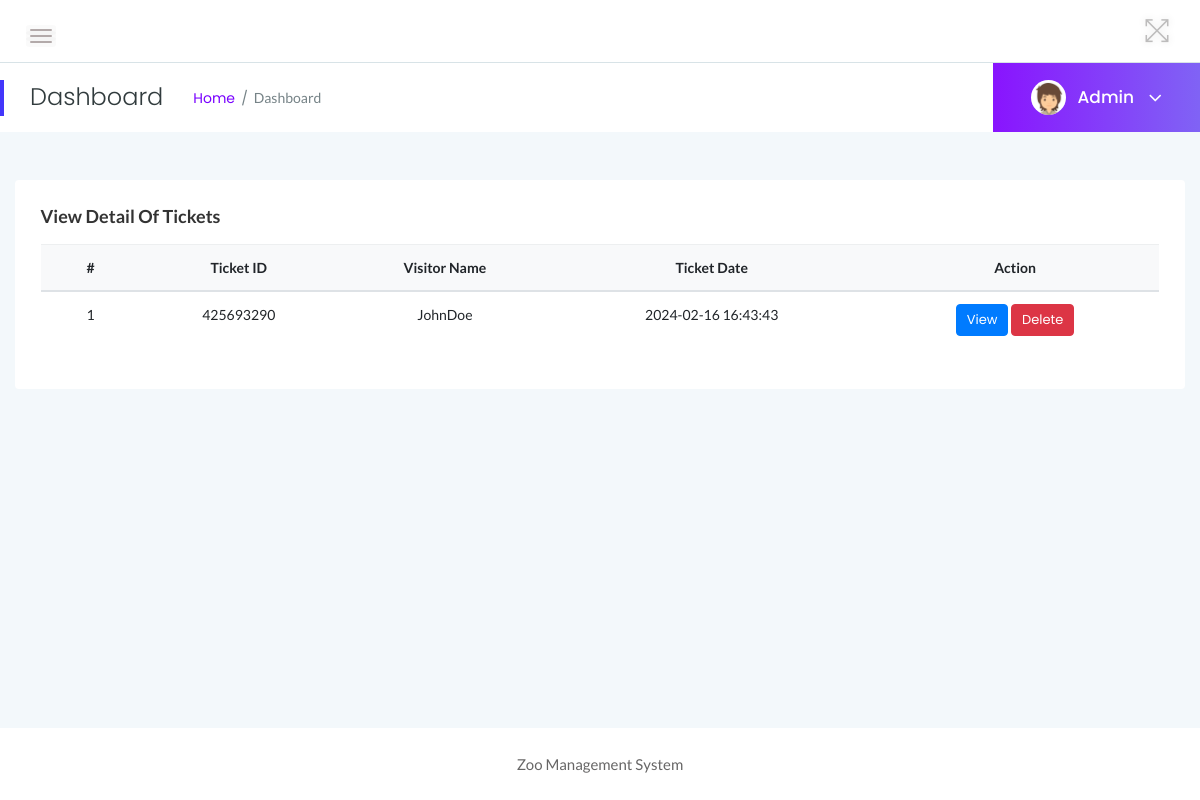
Page /zms/admin/manage-foreigners-ticket.php (signed in) on the committed database.
### tables this page shows
CREATE TABLE `tblticforeigner` (
  `ID` int(10) NOT NULL,
  `TicketID` varchar(200) DEFAULT NULL,
  `visitorName` varchar(250) DEFAULT NULL,
  `NoAdult` int(10) DEFAULT NULL,
  `NoChildren` int(10) DEFAULT NULL,
  `AdultUnitprice` varchar(50) DEFAULT NULL,
  `ChildUnitprice` varchar(50) DEFAULT NULL,
  `PostingDate` timestamp NULL DEFAULT current_timestamp()
);

### zms/admin/manage-foreigners-ticket.php (the view, shortened to what this page needs)
<?php
include('includes/dbconnection.php');
if (strlen($_SESSION['zmsaid']==0)) {
  header('location:logout.php');
  } else{
?>
<!doctype html>
<html class="no-js" lang="en">
<head>
    <link rel="stylesheet" href="assets/css/bootstrap.min.css">
    <link rel="stylesheet" href="assets/css/font-awesome.min.css">
    <link rel="stylesheet" href="assets/css/themify-icons.css">
    <link rel="stylesheet" href="assets/css/metisMenu.css">
    <link rel="stylesheet" href="assets/css/owl.carousel.min.css">
    <link rel="stylesheet" href="assets/css/slicknav.min.css">
    <link rel="stylesheet" href="https://www.amcharts.com/lib/3/plugins/export/export.css" type="text/css" media="all" />
    <link rel="stylesheet" type="text/css" href="https://cdn.datatables.net/1.10.19/css/jquery.dataTables.css">
    <link rel="stylesheet" type="text/css" href="https://cdn.datatables.net/1.10.18/css/dataTables.bootstrap4.min.css">
    <link rel="stylesheet" type="text/css" href="https://cdn.datatables.net/responsive/2.2.3/css/responsive.bootstrap.min.css">
    <link rel="stylesheet" type="text/css" href="https://cdn.datatables.net/responsive/2.2.3/css/responsive.jqueryui.min.css">
    <link rel="stylesheet" href="assets/css/typography.css">
    <link rel="stylesheet" href="assets/css/default-css.css">
    <link rel="stylesheet" href="assets/css/styles.css">
    <link rel="stylesheet" href="assets/css/responsive.css">
</head>
<body>
    <div class="page-container">
        <div class="main-content">
          <?php include_once('includes/header.php');?>
            <?php include_once('includes/pagetitle.php');?>
            <div class="main-content-inner">
                <div class="row">
                    <div class="col-12 mt-5">
                        <div class="card">
                            <div class="card-body">
                                <h4 class="header-title">View Detail of Tickets</h4>
                                <div class="data-tables">
                                    <table  class="table text-center">
                                        <thead class="bg-light text-capitalize">
                                            <tr>
                                                <th>#</th>
                                                <th>Ticket ID</th>
                                                <th>Visitor Name</th>
                                                <th>Ticket Date</th>
                                                <th>Action</th>
                                            </tr>
                                        </thead>
                                        <?php
$ret=mysqli_query($con,"select * from tblticforeigner order by ID desc");
$cnt=1;
while ($row=mysqli_fetch_array($ret)) {
?>
                                        <tbody>
          <tr>
            <td width="100"><?php echo $cnt;?></td>
                  <td><?php  echo $row['TicketID'];?></td>
                  <td><?php  echo $row['visitorName'];?></td>
                  <td ><?php  echo $row['PostingDate'];?></td>
                  <td><a href="view-foreigner-ticket.php?viewid=<?php echo $row['ID'];?>" class="btn btn-primary btn-xs">View</a>
                             <a href="manage-foreigners-ticket.php?id=<?php echo $row['ID']?>&del=delete" onClick="return confirm('Are you sure you want to delete?')" class="btn btn-danger btn-xs">Delete</a>
                </tr>
                <?php
$cnt=$cnt+1;
}?>
 </tbody>
                                    </table>
                                </div>
                            </div>
                        </div>
                    </div>
                </div>
            </div>
        </div>
        <?php include_once('includes/footer.php');?>
    </div>
</body>
</html>
<?php }  ?>

### zms/admin/includes/pagetitle.php (shortened to what this page needs)
<?php
include('includes/dbconnection.php');
?>
<div class="page-title-area">
                <div class="row align-items-center">
                    <div class="col-sm-6">
                        <div class="breadcrumbs-area clearfix">
                            <h4 class="page-title pull-left">Dashboard</h4>
                            <ul class="breadcrumbs pull-left">
                                <li><a href="dashboard.php">Home</a></li>
                                <li><span>Dashboard</span></li>
                            </ul>
                        </div>
                    </div>
                    <div class="col-sm-6 clearfix">
                        <div class="user-profile pull-right">
                            <img class="avatar user-thumb" src="assets/images/author/avatar.png" alt="avatar">
                            <?php
$adid=$_SESSION['zmsaid'];
$ret=mysqli_query($con,"select AdminName from tbladmin where ID='$adid'");
$row=mysqli_fetch_array($ret);
$name=$row['AdminName'];
?>
                            <h4 class="user-name dropdown-toggle" data-toggle="dropdown"><?php echo $name; ?> <i class="fa fa-angle-down"></i></h4>
                        </div>
                    </div>
                </div>
            </div>

### zms/admin/assets/css/styles.css (style rules this page uses)
.page-container { width: 100%; height: 100%; min-height: 100vh; padding-left: 280px; -webkit-transition: padding-left 0.3s ease 0s; transition: padding-left 0.3s ease 0s; }
.card { border: none; border-radius: 4px; background-color: #fff; -webkit-transition: all 0.3s ease 0s; transition: all 0.3s ease 0s; }
.card-body { padding: 25.6px; padding: 1.6rem; }
.main-content { width: 100%; background: #F3F8FB; }
.main-content-inner { padding: 0 30px 50px; }
.page-title-area { padding: 0 30px; background: #fff; position: relative; }
.page-title-area:before { content: ''; position: absolute; left: 0; top: 50%; width: 4px; height: 36px; background: var(--primary-color); -webkit-transform: translateY(-50%); transform: translateY(-50%); }
.page-title { font-size: 24px; font-weight: 300; color: #313b3d; letter-spacing: 0; margin-right: 30px; }
ul.breadcrumbs { margin-top: 4px; }
.breadcrumbs li { display: inline-block; }
.breadcrumbs li a, .breadcrumbs li span { display: block; font-size: 14px; font-weight: 400; color: #7801ff; letter-spacing: 0; margin-right: 16px; position: relative; }
.breadcrumbs li a:before { content: '/'; color: #768387; position: absolute; right: -13px; top: 0; }
.breadcrumbs li span { margin-right: 0; color: #768387; text-transform: capitalize; }
.user-profile { margin-right: -30px; display: -webkit-box; display: -ms-flexbox; display: flex; -webkit-box-align: center; -ms-flex-align: center; align-items: center; -ms-flex-wrap: wrap; flex-wrap: wrap; background: -webkit-linear-gradient(left, #8914fe 0%, #8063f5 100%); background: linear-gradient(to right, #8914fe 0%, #8063f5 100%); padding: 17px 38px; position: relative; }
.user-profile img.avatar { height: 35px; width: 35px; border-radius: 50%; margin-right: 12px; }
.user-name { font-size: 17px; font-weight: 500; color: #fff; letter-spacing: 0; cursor: pointer; -webkit-user-select: none; -moz-user-select: none; -ms-user-select: none; user-select: none; }
.user-name i { margin-left: 10px; font-size: 21px; vertical-align: middle; position: relative; }
.notification-area .dropdown-toggle, .user-name.dropdown-toggle { position: relative; }
.notification-area .dropdown-toggle:after, .user-name.dropdown-toggle:after { display: none; }
.header-title { font-family: 'Lato', sans-serif; font-size: 18px; font-weight: 600; letter-spacing: 0; color: #333; text-transform: capitalize; margin-bottom: 17px; }
.btn { padding: 11px 17px; font-size: 13px; letter-spacing: 0; }
.btn-xs { padding: 5px 10px; }
table tr th { border-bottom: none; }
table tr th, table tr td { border-top: 1px solid rgba(120, 130, 140, 0.13) !important; }

### zms/admin/assets/css/responsive.css (style rules this page uses)
@media (min-width: 1200px) and (max-width: 1364px) { .main-content-inner { padding: 0 15px 50px; } }
@media (min-width: 1200px) and (max-width: 1364px) { .page-container, .sbar_collapsed.page-container { padding-left: 0; } }

### rows in the picture
tblticforeigner: TicketID "425693290", visitorName "JohnDoe", PostingDate "2024-02-16 16:43:43"

### other values in the picture
$name "Admin"
